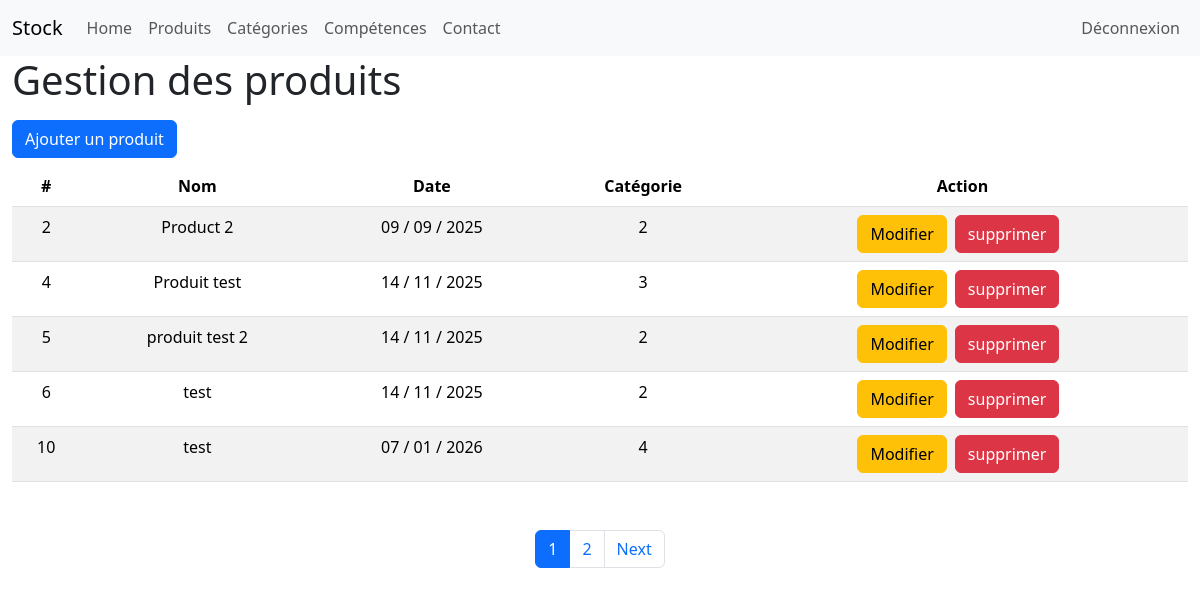
/admin/products.php (signed in), run on an earlier commit of the app's database.
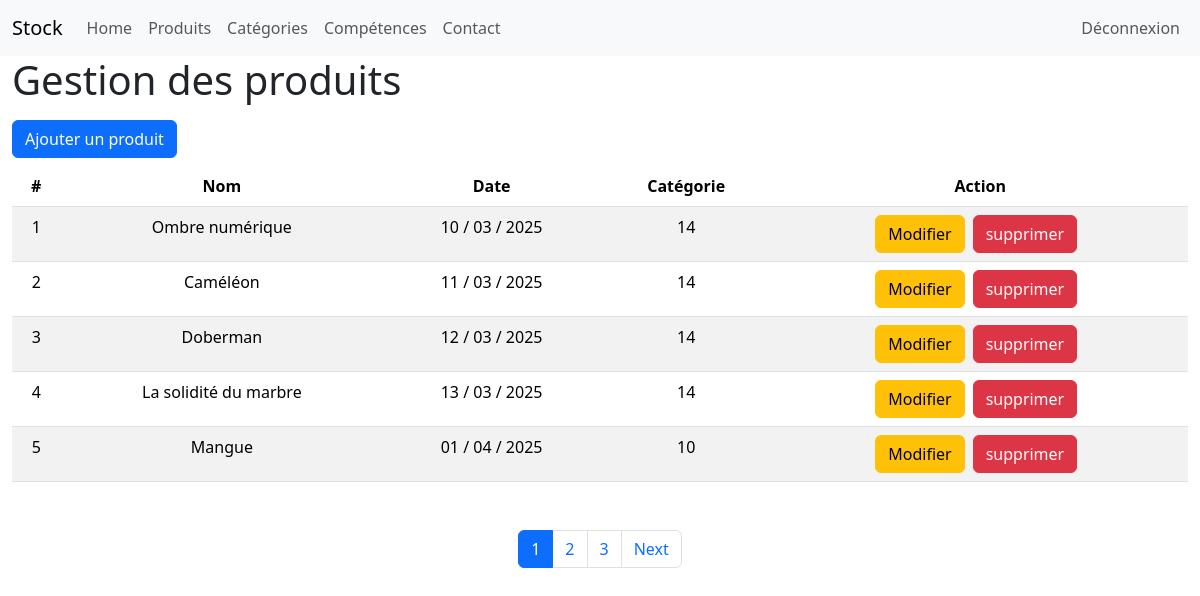
And on a later commit of the database.
### tables this page shows
CREATE TABLE IF NOT EXISTS `products` (
  `id` int NOT NULL AUTO_INCREMENT,
  `name` varchar(100) NOT NULL,
  `date` date NOT NULL,
  `category` int NOT NULL,
  `description` text NOT NULL,
  `cover` varchar(255) NOT NULL,
  PRIMARY KEY (`id`)
);

### admin/products.php (the view, shortened to what this page needs)
<?php
    require "../config/connexion.php";
    $reqPage = $bdd->query("SELECT * FROM products");
    $count = $reqPage->rowCount();
    $limit= 5;
    $nbPage = ceil($count/$limit);
    if(isset($_GET['page']))
    {
        if(is_numeric($_GET['page']))
        {
            if($_GET['page']>$nbPage)
            {
                $pg = $nbPage;
            }elseif($_GET['page'] <=0)
            {
                $pg = 1;
            }else{
                $pg = htmlspecialchars($_GET['page']);
            }
        }else{
            header("LOCATION:404.php");
            exit();
        }
    }else{
        $pg=1;
    }
    $offset = ($pg-1)*$limit;
?>
<!DOCTYPE html>
<html lang="en">
<head>
    <link href="https://cdn.jsdelivr.net/npm/bootstrap@5.3.8/dist/css/bootstrap.min.css" rel="stylesheet">
    <link rel="stylesheet" href="style.css">
</head>
<body>
    <?php
        include("partials/nav.php");
    ?>
    <div class="container-fluid">
        <h1>Gestion des produits</h1>
        <a href="addProduct.php" class="btn btn-primary my-2">Ajouter un produit</a>
        <table class="table table-striped">
            <thead>
                <tr class="text-center">
                    <th>#</th>
                    <th>Nom</th>
                    <th>Date</th>
                    <th>Catégorie</th>
                    <th>Action</th>
                </tr>
            </thead>
            <tbody>
                <?php
                    $products = $bdd->prepare("SELECT id, name, category, DATE_FORMAT(date,'%d / %m / %Y') AS mydate FROM products LIMIT :offset,:limit");
                    $products->bindParam(":offset",$offset, PDO::PARAM_INT);
                    $products->bindParam(":limit",$limit, PDO::PARAM_INT);
                    $products->execute();
                    while($donProd = $products->fetch())
                    {
                        echo '<tr class="text-center">';
                            echo '<td>'.$donProd['id'].'</td>';
                            echo '<td>'.$donProd['name'].'</td>';
                            echo '<td>'.$donProd['mydate'].'</td>';
                            echo '<td>'.$donProd['category'].'</td>';
                            echo '<td>';
                                echo '<a href="updateProduct.php?id='.$donProd['id'].'" class="btn btn-warning">Modifier</a>';
                                echo '<button type="button" class="btn btn-danger mx-2" data-bs-toggle="modal" data-bs-target="#deleteModal'.$donProd['id'].'">
  supprimer
</button>';
                            echo '</td>';
                        echo '</tr>';
                    }
                ?>
            </tbody>
        </table>
        <nav class="d-flex justify-content-center my-5">
            <ul class="pagination">
                <?php
                    for($i=1;$i<=$nbPage;$i++)
                    {
                        if($pg==$i)
                        {
                            echo '<li class="page-item active"><a class="page-link" href="products.php?page='.$i.'">'.$i.'</a></li>';
                        }else{
                            echo '<li class="page-item"><a class="page-link" href="products.php?page='.$i.'">'.$i.'</a></li>';
                        }
                    }
                    if($pg!=$nbPage)
                    {
                        echo '<li class="page-item"><a class="page-link" href="products.php?page='.($pg+1).'">Next</a></li>';
                    }
                ?>
            </ul>
        </nav>
    </div>
</body>
</html>

What changed in the data, as far as the page shows it:
no longer on this page (row edited): products: id "6", name "test", mydate "14 / 11 / 2025", category "2"
no longer on this page (row edited): products: id "10", name "test", mydate "07 / 01 / 2026", category "4"
added products: id "1", name "Ombre numérique", mydate "10 / 03 / 2025", category "14"
changed products id 2: name "Product 2" → "Caméléon"; mydate "09 / 09 / 2025" → "11 / 03 / 2025"; category "2" → "14"
added products: id "3", name "Doberman", mydate "12 / 03 / 2025", category "14"
changed products id 4: name "Produit test" → "La solidité du marbre"; mydate "14 / 11 / 2025" → "13 / 03 / 2025"; category "3" → "14"
changed products id 5: name "produit test 2" → "Mangue"; mydate "14 / 11 / 2025" → "01 / 04 / 2025"; category "2" → "10"
Also different on the page:
new list line: "3"
